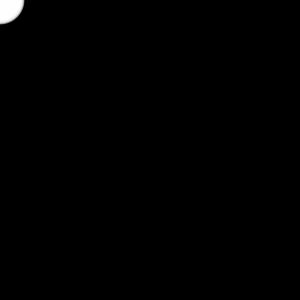
Frame 1 (no input)
Frame 60 (the mouse pressed at the canvas centre just before this capture): identical to frame 1, image omitted
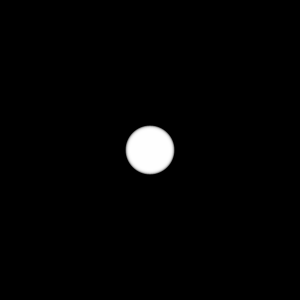
Frame 120 (the mouse held since frame 60 and released just before this capture)

The Processing sketch that drew these frames (run headless with seeded random() and noise(); from frame 60 on, the mouse is pressed at the canvas centre):

// Processing sketch: day17_2
// ── day17_2.pde
int num = 50;
int[] x = new int[50];
int[]y = new int [50];

void setup(){
  size(300,300);
  noStroke();
  fill(255,102);}
 
  void draw(){
    background(0);
    for(int i = num-1; i > 0; i --){
      x[i]= x[i-1];
      y[i] = y[i-1];}
      x[0]=mouseX;
      y[0] = mouseY; //add value at top of li
      
      for(int i = 0; i < num; i++){//if is less than num than keep runnung this for loop
      ellipse(x[i],y[i],i,i);
    
    
    
    
      }
    
  }
